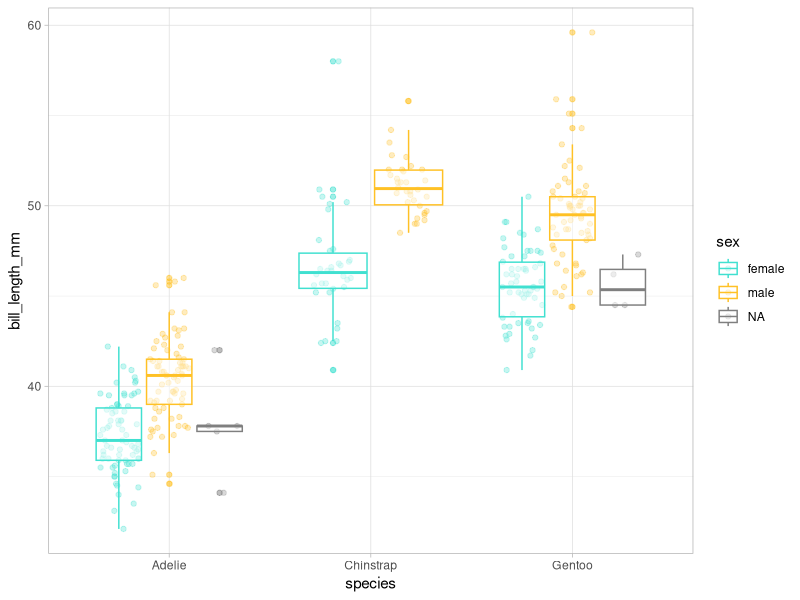
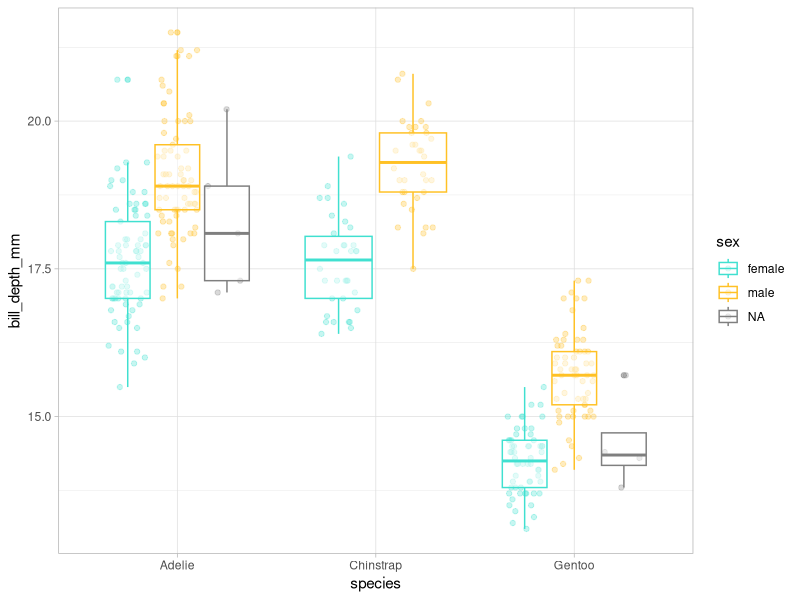
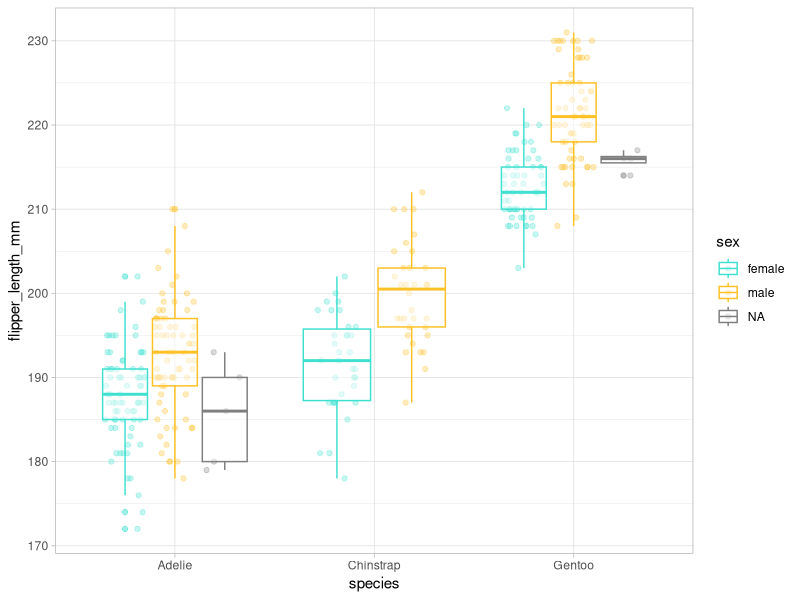
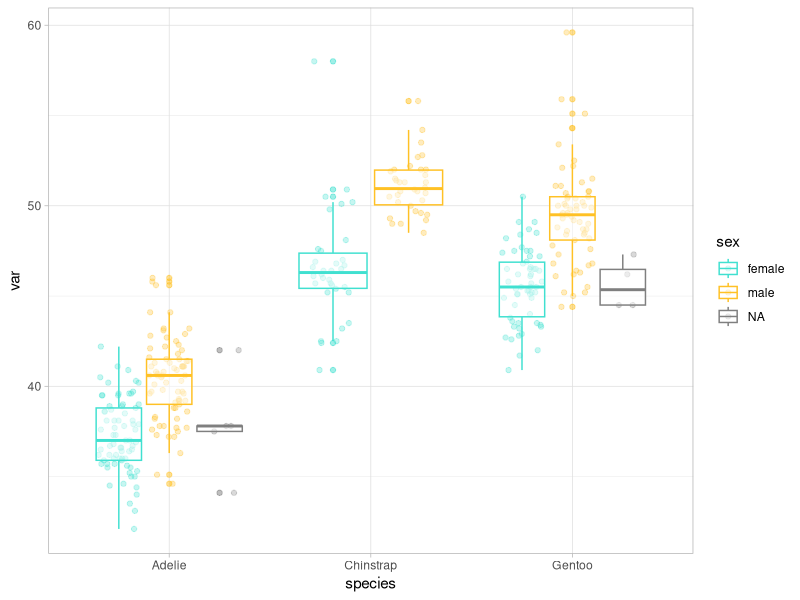

The R source for these figures, in order: (Note: this script raises an error after producing the figures.)
## ---- chunk 1
#| warning: false

# install.packages("palmerpenguins")
library(palmerpenguins)
library(tidyverse)

df <- penguins |> 
  select(bill_length_mm, bill_depth_mm, flipper_length_mm, body_mass_g)

df_rescaled1 <- df |> 
  mutate(bill_length_mm = (bill_length_mm - min(bill_length_mm, na.rm = TRUE)) / (max(bill_length_mm, na.rm = TRUE) - min(bill_length_mm, na.rm = TRUE)),
    bill_depth_mm = (bill_depth_mm - min(bill_depth_mm, na.rm = TRUE)) / (max(bill_depth_mm, na.rm = TRUE) - min(bill_length_mm, na.rm = TRUE)),
    flipper_length_mm = (flipper_length_mm - min(flipper_length_mm, na.rm = TRUE)) / (max(flipper_length_mm, na.rm = TRUE) - min(flipper_length_mm, na.rm = TRUE)),
    body_mass_g = (body_mass_g - min(body_mass_g, na.rm = TRUE)) / (max(body_mass_g, na.rm = TRUE) - min(body_mass_g, na.rm = TRUE)))
    
View(df_rescaled1)

#
rescale01 <- function(x) {
  rng <- range(x, na.rm = TRUE)   
  (x - rng[1]) / (rng[2] - rng[1]) 
} 

df_rescaled2 <- df |> 
  mutate(bill_length_mm = rescale01(bill_length_mm),
         bill_depth_mm = rescale01(bill_depth_mm),
         flipper_length_mm = rescale01(flipper_length_mm), 
         body_mass_g = rescale01(body_mass_g))  

View(df_rescaled2)

#
df_rescaled3 <- lapply(df, rescale01)

View(df_rescaled3)

## ---- chunk 2

nombre1_v1 <- function(x, y) {
  paste(x, y, sep = "_")
}  

nombre1_v2 <- function(x, y) paste(x, y, sep = "_")  

nombre1_v3 <- \(x, y) paste(x, y, sep = "_")

nombre1_v1("Vero", "Cruz") 
nombre1_v2("Vero", "Cruz") 
nombre1_v3("Vero", "Cruz") 

## ---- chunk 3

penguins |> 
  map(function(x) length(unique(x)))

## ---- chunk 4
#| warning: false

penguins_num <- penguins |> 
  select(species, sex, where(is.numeric))

# nos interesan las diferencias entre especie y sexo

ggplot(penguins_num, aes(x = species, y = bill_length_mm, color = sex)) +
  geom_point(position = position_jitterdodge(), alpha = 0.3) +
  geom_boxplot(alpha = 0.5) +
  scale_color_manual(values = c("turquoise", "goldenrod1")) +
  theme_light()

ggplot(penguins_num, aes(x = species, y = bill_depth_mm, color = sex)) +
  geom_point(position = position_jitterdodge(), alpha = 0.3) +
  geom_boxplot(alpha = 0.5) +
  scale_color_manual(values = c("turquoise", "goldenrod1")) +
  theme_light()

ggplot(penguins_num, aes(x = species, y = flipper_length_mm, color = sex)) +
  geom_point(position = position_jitterdodge(), alpha = 0.3) +
  geom_boxplot(alpha = 0.5) +
  scale_color_manual(values = c("turquoise", "goldenrod1")) +
  theme_light()

# etc
## ---- chunk 5
#| warning: false

var <- penguins_num$bill_length_mm

ggplot(penguins_num, aes(x = species, y = var, color = sex)) +
  geom_point(position = position_jitterdodge(), alpha = 0.3) +
  geom_boxplot(alpha = 0.5) +
  scale_color_manual(values = c("turquoise", "goldenrod1")) +
  theme_light()
 
## ---- chunk 6
#| warning: false
#| error: true

var <- body_mass_g
var <- "body_mass_g"

ggplot(penguins_num, aes(x = species, y = var, color = sex)) +
  geom_point(position = position_jitterdodge(), alpha = 0.3) +
  geom_boxplot(alpha = 0.5) +
  scale_color_manual(values = c("turquoise", "goldenrod1")) +
  theme_light() +
  ylab(var) # grafico erroneo

ggplot(penguins_num, aes(x = species, y = .data[[var]], color = sex)) +
  geom_point(position = position_jitterdodge(), alpha = 0.3) +
  geom_boxplot(alpha = 0.5) +
  scale_color_manual(values = c("turquoise", "goldenrod1")) +
  theme_light() +
  ylab(var) # grafico correcto


## ---- chunk 7

explorar_penguins <- function (var) {
  ggplot(penguins_num, aes(x = species, y = .data[[var]], color = sex)) +
    geom_point(position = position_jitterdodge(), alpha = 0.3) +
    geom_boxplot(alpha = 0.5) +
    scale_color_manual(values = c("turquoise", "goldenrod1")) +
    theme_light() +
    ylab(var) 
}

## ---- chunk 8

explorar_penguins(var = "body_mass_g") 
explorar_penguins(var = "flipper_length_mm") 
explorar_penguins(var = "bill_depth_mm")

## ---- chunk 9

set.seed(123)

df_ej <- data.frame(
  a = sample(1:5),
  b = sample(1:5),
  c = sample(1:5)
)

salida <- vector("double", 3)           # 1. salida
for (i in 1:3) {                        # 2. secuencia
  salida[[i]] <- first(df_ej[[i]])      # 3. cuerpo
}

salida

# podriamos generalizar el for
salida <- vector("double", ncol(df_ej))   # 1. salida
for (i in seq_along(df_ej)) {             # 2. secuencia
  salida[[i]] <- first(df_ej[[i]])        # 3. cuerpo
}

salida

# tambien podriamos iterar sobre filas
salida <- vector("double", nrow(df_ej)) 
for(i in 1:nrow(df_ej)) {
    salida[[i]] <- sum(df_ej[i, ])
}

salida

## ---- chunk 10

aleatorizacion <- function(f) {
  f(rnorm(5))
}

aleatorizacion(f = median)

## ---- chunk 11

map(df_ej, first)

df_ej |> 
  map(first)

salida <- vector("list", length = 3)
for (i in 1:3) {
  salida[[i]] <- first(df_ej[[i]])
}
salida

## ---- chunk 12

cuadratica <- function(x) {
  x ^ 2
}

map_ouput_list <- map(.x = 1:4, .f = cuadratica)

lapply_ouput_list <- lapply(X = 1:4, FUN = cuadratica)

# seleccionar cada elemento de la lista
map_ouput_list[[1]]

map_ouput_list |>
  pluck(1)

# algun uso mas interesante 
glimpse(penguins)

# atajo para generar una funcion anonima:  \(nombre_del_argumento)
map(.x = penguins, .f = \(x) length(unique(x)))

# salida dataframe
map_df(.x = penguins, .f = \(x) length(unique(x)))

## ---- chunk 13

map_lgl(penguins, is.numeric)
penguins_num <- penguins[ , map_lgl(penguins, is.numeric)] 
map_dbl(penguins_num, median, na.rm = T)
map_chr(penguins, class)
map_int(penguins, \(x) length(unique(x)))
1:4 |> 
  map_vec(\(x) as.Date(ISOdate(x + 2024, 09, 25)))

## ---- chunk 14

potencia <- function(base, exponente) {
  base ^ exponente
}

set.seed(123)

x <- sample(5)
y <- sample(5)

map2(x, y, potencia)

## ---- chunk 15

penguins_list <- penguins |>
  group_split(species)

# asignamos nombres a las listas
names(penguins_list) <- c("p1", "p2", "p3")

## ---- chunk 16
Sys.time()
sessionInfo()
